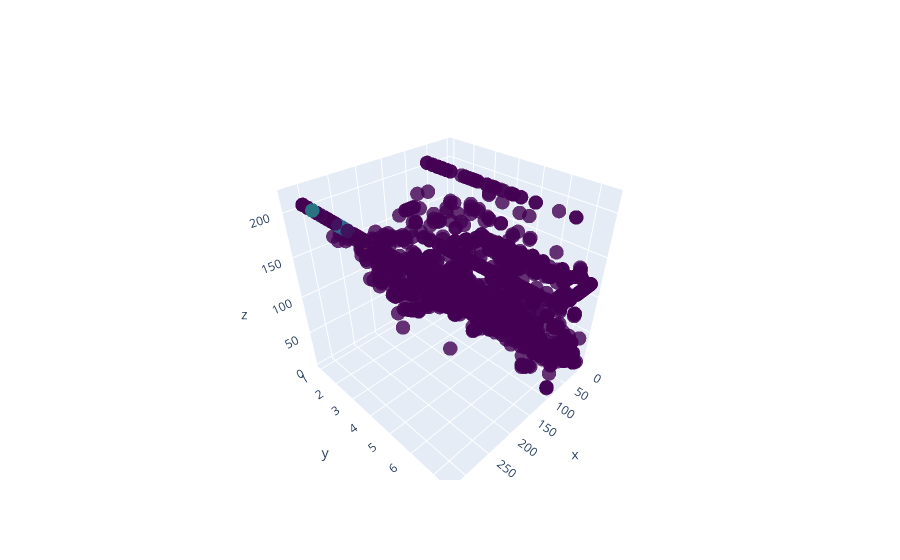

Source (notebook cell):
### Code cell
fig = go.Figure(data=go.Scatter3d(
    x=df_normalized.iloc[:, 0],
    y=df_normalized.iloc[:, 1],
    z=df_normalized.iloc[:, 2],
    mode='markers',
    marker=dict(
        size=5,
        color=labels_dbscan,  # set color to the DBSCAN labels
        colorscale='Viridis',
        opacity=0.8
    )
))

fig.show()

### Figure 1 — Plotly figure (JSON) as saved in the notebook; plotly's stock layout.template omitted (floating-point values rounded to 4 significant figures; data arrays with more than 128 entries replaced by an {"elided": "..."} marker saying what was removed)
{"data": [{"marker": {"color": {"elided": "2704 int values"}, "colorscale": [[0, "#440154"], [0.1111, "#482878"], [0.2222, "#3e4989"], [0.3333, "#31688e"], [0.4444, "#26828e"], [0.5556, "#1f9e89"], [0.6667, "#35b779"], [0.7778, "#6ece58"], [0.8889, "#b5de2b"], [1, "#fde725"]], "opacity": 0.8, "size": 5}, "mode": "markers", "type": "scatter3d", "x": {"elided": "2704 float values"}, "y": {"elided": "2704 float values"}, "z": {"elided": "2704 float values"}}], "layout": {}}
